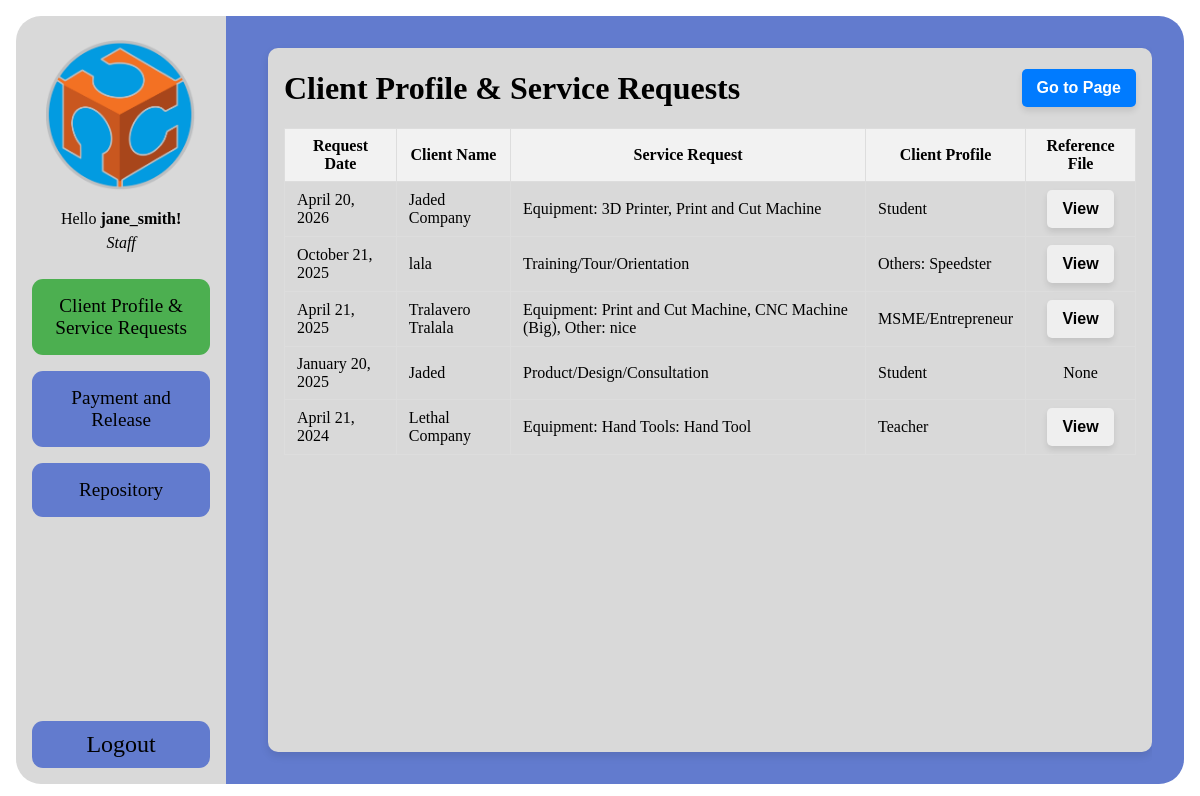
The page /staff-home.php?login=success (signed in) on the database as committed earlier.
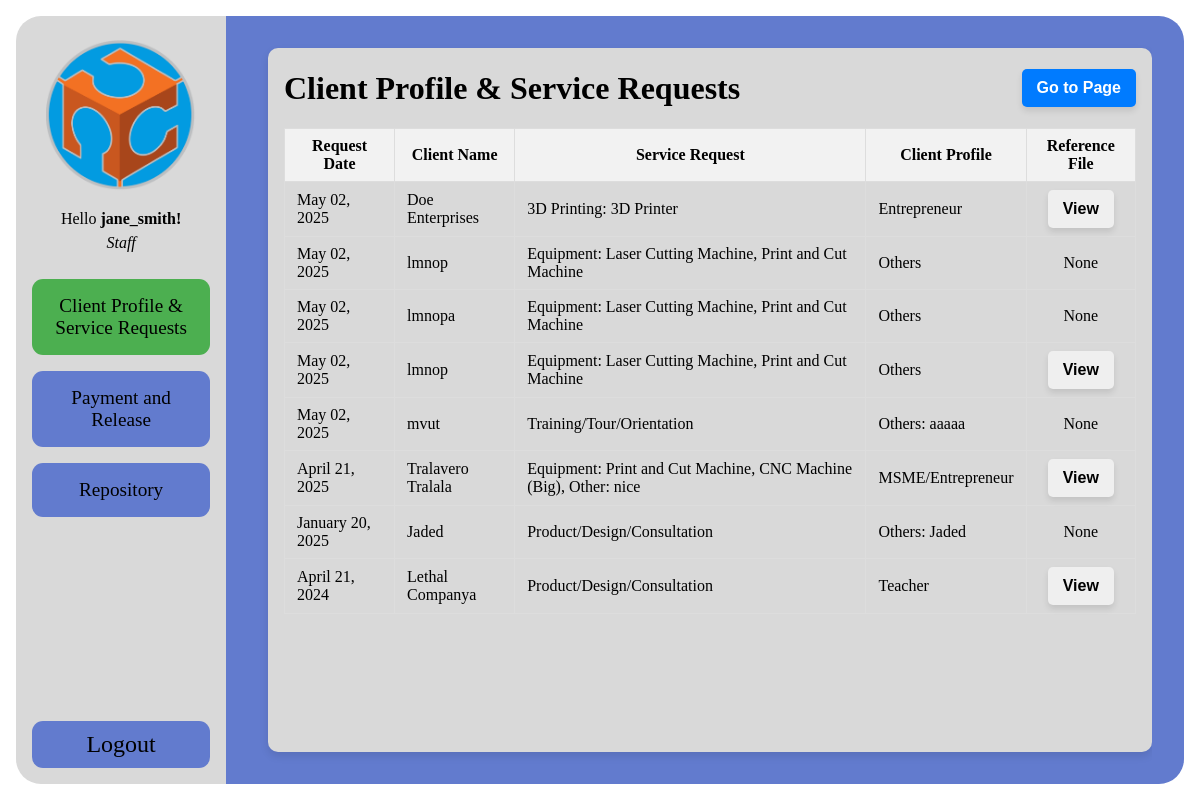
The same page on the database as committed later.
### tables this page shows
CREATE TABLE `job_requests` (
  `id` int(11) NOT NULL,
  `personal_name` varchar(255) NOT NULL,
  `request_date` date NOT NULL,
  `client_name` varchar(100) NOT NULL,
  `address` varchar(255) NOT NULL,
  `gender` varchar(50) NOT NULL,
  `gender_optional` varchar(255) DEFAULT NULL,
  `age` int(11) NOT NULL,
  `designation` varchar(50) NOT NULL,
  `designation_other` varchar(255) DEFAULT NULL,
  `company` varchar(255) NOT NULL,
  `service_requested` text NOT NULL,
  `contact_number` varchar(20) NOT NULL,
  `equipment` text DEFAULT NULL,
  `hand_tools_other` varchar(255) DEFAULT NULL,
  `equipment_other` varchar(255) DEFAULT NULL,
  `consultation_mode` varchar(50) DEFAULT NULL,
  `consultation_schedule` varchar(255) DEFAULT NULL,
  `equipment_schedule` datetime DEFAULT NULL,
  `work_description` text NOT NULL,
  `personnel_name` varchar(255) DEFAULT NULL,
  `personnel_date` date DEFAULT NULL,
  `reference_file` varchar(255) DEFAULT NULL,
  `created_at` timestamp NOT NULL DEFAULT current_timestamp(),
  `updated_at` timestamp NOT NULL DEFAULT current_timestamp() ON UPDATE current_timestamp()
);

### staff-home.php (the view, shortened to what this page needs)
<?php
include 'header.php';
include 'config.php';
$jobRequests = [];
$sql = "SELECT * FROM job_requests ORDER BY request_date DESC";
$result = $conn->query($sql);
if ($result->num_rows > 0) {
    while ($row = $result->fetch_assoc()) {
        $jobRequests[] = $row;
    }
}
?>
<div class="container">
    <div class="container-left">
        <div class="header">
            <img src="FABLAB_LOGO.png" alt="Description of image" class="admin-image">
            <div class="header-text">
                <p>Hello <b><?php echo htmlspecialchars($_SESSION['staff_name']); ?>!</b></p>
                <p>Staff</p>
            </div>
        </div>
        <div class="user-content">
            <div class="button" onclick="showTab('job-description', 'Client Profile and Service Requests')">
                <p>Client Profile & Service Requests</p>
            </div>
            <div class="button" onclick="showTab('billing', 'Payment and Release')">
                <p>Payment and Release</p>
            </div>
            <div class="button" onclick="showTab('repository', 'Repository')">
                <p>Repository</p>
            </div>
        </div>
        <div class="button" onclick="location.href='logout.php'">
            <p class="logout">Logout</p>
        </div>
    </div>
    <div class="container-right">
        <div class="contents">
            <div class="contents-box">
                <div class="job-request-content active" id="job-description">
                    <div class="section-title">
                        <h1>Client Profile & Service Requests</h1>
                        <button class="btn-blue" onclick="redirectToPage()">Go to Page</button>
                    </div>
                    <table>
                        <thead>
                            <tr>
                                <th>Request Date</th>
                                <th>Client Name</th>
                                <th>Service Request</th>
                                <th>Client Profile</th>
                                <th>Reference File</th>
                            </tr>
                        </thead>
                        <tbody>
                            <?php foreach ($jobRequests as $request): ?>
                                <tr>
                                    <td><?= date("F d, Y", strtotime($request['request_date'])) ?></td>
                                    <td><?= htmlspecialchars($request['client_name']) ?></td>
                                    <td>
                                        <?php
                                        $serviceRequest = htmlspecialchars($request['service_requested']);
                                        if (!empty($request['equipment'])) {
                                            $serviceRequest .= ": " . htmlspecialchars($request['equipment']);
                                        }
                                        if (!empty($request['hand_tools_other'])) {
                                            $serviceRequest .= ": " . htmlspecialchars($request['hand_tools_other']);
                                        }
                                        if (!empty($request['equipment_other'])) {
                                            $serviceRequest .= ": " . htmlspecialchars($request['equipment_other']);
                                        }
                                        echo $serviceRequest;
                                        ?>
                                    </td>
                                    <td>
                                        <?php
                                        $designation = htmlspecialchars($request['designation']);
                                        if ($designation === "Others" && !empty($request['designation_other'])) {
                                            $designation .= ": " . htmlspecialchars($request['designation_other']);
                                        }
                                        echo $designation;
                                        ?>
                                    </td>
                                    <td style="text-align: center;">
                                        <?php if (!empty($request['reference_file'])): ?>
                                            <button onclick="window.open('uploads/job-requests/<?= htmlspecialchars($request['reference_file']) ?>', '_blank')">
                                                View
                                            </button>
                                        <?php else: ?>
                                            None
                                        <?php endif; ?>
                                    </td>
                                </tr>
                            <?php endforeach; ?>
                        </tbody>
                    </table>
                </div>
            </div>
        </div>
    </div>
</div>
</body>
</html>

### header.php (shortened to what this page needs)
<!DOCTYPE html>
<html lang="en">
<head>
    <link rel="stylesheet" href="style.css">
    <link rel="stylesheet" href="https://cdnjs.cloudflare.com/ajax/libs/font-awesome/6.0.0-beta3/css/all.min.css">
</head>
<body>

### style.css (style rules this page uses)
body, html { margin: 0; height: 100%; overflow: hidden; }
p { margin: 0; }
.container { display: flex; height: 100vh; padding: 2rem; box-sizing: border-box; position: relative; }
.container { display: flex; height: 100vh; padding: 1rem; box-sizing: border-box; position: relative; overflow: visible; }
.container-left { width: 18%; background-color: #D9D9D9; border-top-left-radius: 25px; border-bottom-left-radius: 25px; margin-right: 1rem; display: flex; flex-direction: column; position: relative; z-index: 2; }
.container-right { background-color: #627BCE; display: flex; flex-direction: column; overflow: hidden; position: absolute; top: 0; right: 0; bottom: 0; left: 17%; z-index: 1; padding: 0 2rem; margin: 1rem 1rem 1rem 0; box-sizing: border-box; border-top-right-radius: 25px; border-bottom-right-radius: 25px; }
.header { flex: 2; display: flex; flex-direction: column; justify-content: center; align-items: center; padding: 1.5rem; padding-bottom: 0.5rem; gap: 1rem; }
.header-text { text-align: center; line-height: 1.5; }
.header-text p:last-child { font-style: italic; }
.user-content { flex: 8; display: flex; flex-direction: column; padding: 1rem; gap: 1rem; }
.contents { flex: 18; display: flex; flex-direction: column; overflow: auto; box-sizing: border-box; }
.contents-box { position: relative; flex: 1; background-color: #D9D9D9; padding: 1rem; border-radius: 10px; box-shadow: 0 4px 8px rgba(0, 0, 0, 0.1); box-sizing: border-box; margin: 2rem 0 2rem 2rem; height: 400px; overflow-y: auto; }
table { width: 100%; border-collapse: collapse; }
th, td { padding: 8px 12px; border: 1px solid #ddd; text-align: left; max-width: 50vw; }
th { background-color: #f2f2f2; text-align: center; }
.user-content .button { text-align: center; background-color: #627BCE; padding: 1rem; font-size: 1.2rem; border-radius: 11px; cursor: pointer; transition: background-color 0.3s; }
.user-content .button:hover, .user-content .button.active { background-color: #4CAF50; }
.admin-image { max-width: 100%; height: auto; width: 150px; margin: 0 auto; display: block; }
.job-request-content { display: none; }
.job-request-content.active { display: block; }
.logout { text-align: center; background-color: rgb(98, 123, 206); font-size: 1.5rem; cursor: pointer; padding: 10px; margin: 0 1rem 1rem; border-radius: 11px; }
.section-title { display: flex; justify-content: space-between; align-items: center; max-height: 3rem; margin-bottom: 1rem; }
button { font-size: 16px; font-weight: bold; padding: 10px 15px; border: none; border-radius: 5px; cursor: pointer; transition: background-color 0.3s ease, transform 0.2s ease; box-shadow: 0 4px 6px rgba(0, 0, 0, 0.1); }
.btn-blue { background-color: #007BFF; color: white; }

Rows that differ between the two databases and show on the page:
removed job_requests: request_date "April 20, 2026", client_name "Jaded Company", serviceRequest "Equipment: 3D Printer, Print and Cut Machine", designation "Student"
removed job_requests: request_date "October 21, 2025", client_name "lala", service_requested "Training/Tour/Orientation", designation "Others: Speedster"
added job_requests: request_date "May 02, 2025", client_name "Doe Enterprises", serviceRequest "3D Printing: 3D Printer", designation "Entrepreneur"
added job_requests: request_date "May 02, 2025", client_name "lmnop", serviceRequest "Equipment: Laser Cutting Machine, Print and Cut Machine", designation "Others", reference_file "None"
added job_requests: request_date "May 02, 2025", client_name "lmnopa", serviceRequest "Equipment: Laser Cutting Machine, Print and Cut Machine", designation "Others", reference_file "None"
added job_requests: request_date "May 02, 2025", client_name "lmnop", serviceRequest "Equipment: Laser Cutting Machine, Print and Cut Machine", designation "Others"
added job_requests: request_date "May 02, 2025", client_name "mvut", service_requested "Training/Tour/Orientation", designation "Others: aaaaa", reference_file "None"
changed job_requests "Jaded": designation "Student" → "Others: Jaded"
changed job_requests "Teacher": client_name "Lethal Company" → "Lethal Companya"; service_requested "Equipment: Hand Tools: Hand Tool" → "Product/Design/Consultation"
